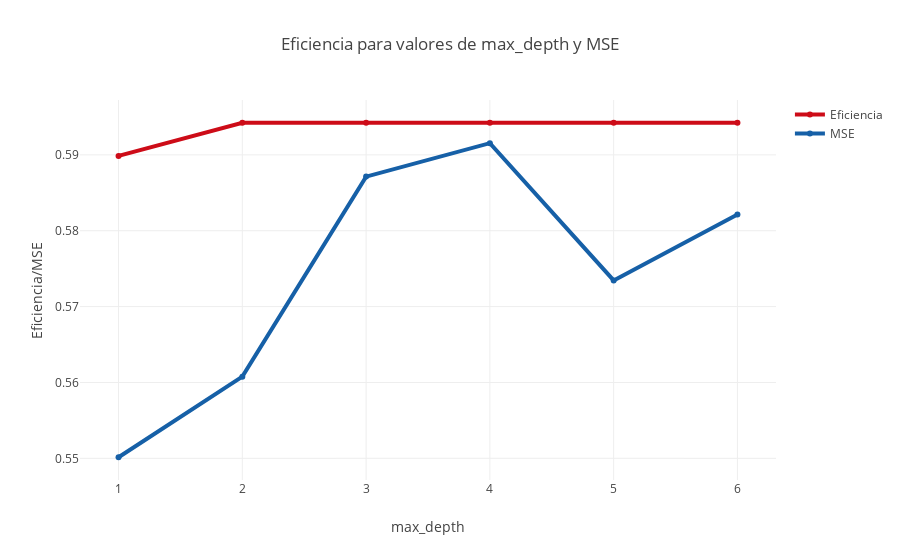

This figure's notebook cell:
### Code cell
trace0 = go.Scatter(
        x=list(range(1,20)),
        y=eficiencia,
        name = 'Eficiencia',
        line = dict(
        color = ('rgb(205, 12, 24)'),
        width = 4)
)
trace1 = go.Scatter(
    x=list(range(1,20)),
    y=meanMSE,
    name = 'MSE',
    line = dict(
        color = ('rgb(22, 96, 167)'),
        width = 4,)
)

dataG = [trace0, trace1]

layout = dict(title = 'Eficiencia para valores de max_depth y MSE',
              xaxis = dict(title = 'max_depth'),
              yaxis = dict(title = 'Eficiencia/MSE'),
              )
fig = dict(data=dataG, layout=layout)
iplot(fig)

### Figure 1 — Plotly figure (JSON) as saved in the notebook; plotly's stock layout.template omitted (floating-point values rounded to 4 significant figures)
{"data": [{"line": {"color": "rgb(205, 12, 24)", "width": 4}, "name": "Eficiencia", "type": "scatter", "x": [1, 2, 3, 4, 5, 6, 7, 8, 9, 10, 11, 12, 13, 14, 15, 16, 17, 18, 19], "y": [0.5899, 0.5942, 0.5942, 0.5942, 0.5942, 0.5942]}, {"line": {"color": "rgb(22, 96, 167)", "width": 4}, "name": "MSE", "type": "scatter", "x": [1, 2, 3, 4, 5, 6, 7, 8, 9, 10, 11, 12, 13, 14, 15, 16, 17, 18, 19], "y": [0.5501, 0.5608, 0.5871, 0.5915, 0.5734, 0.5821]}], "layout": {"title": "Eficiencia para valores de max_depth y MSE", "xaxis": {"title": "max_depth"}, "yaxis": {"title": "Eficiencia/MSE"}}}
